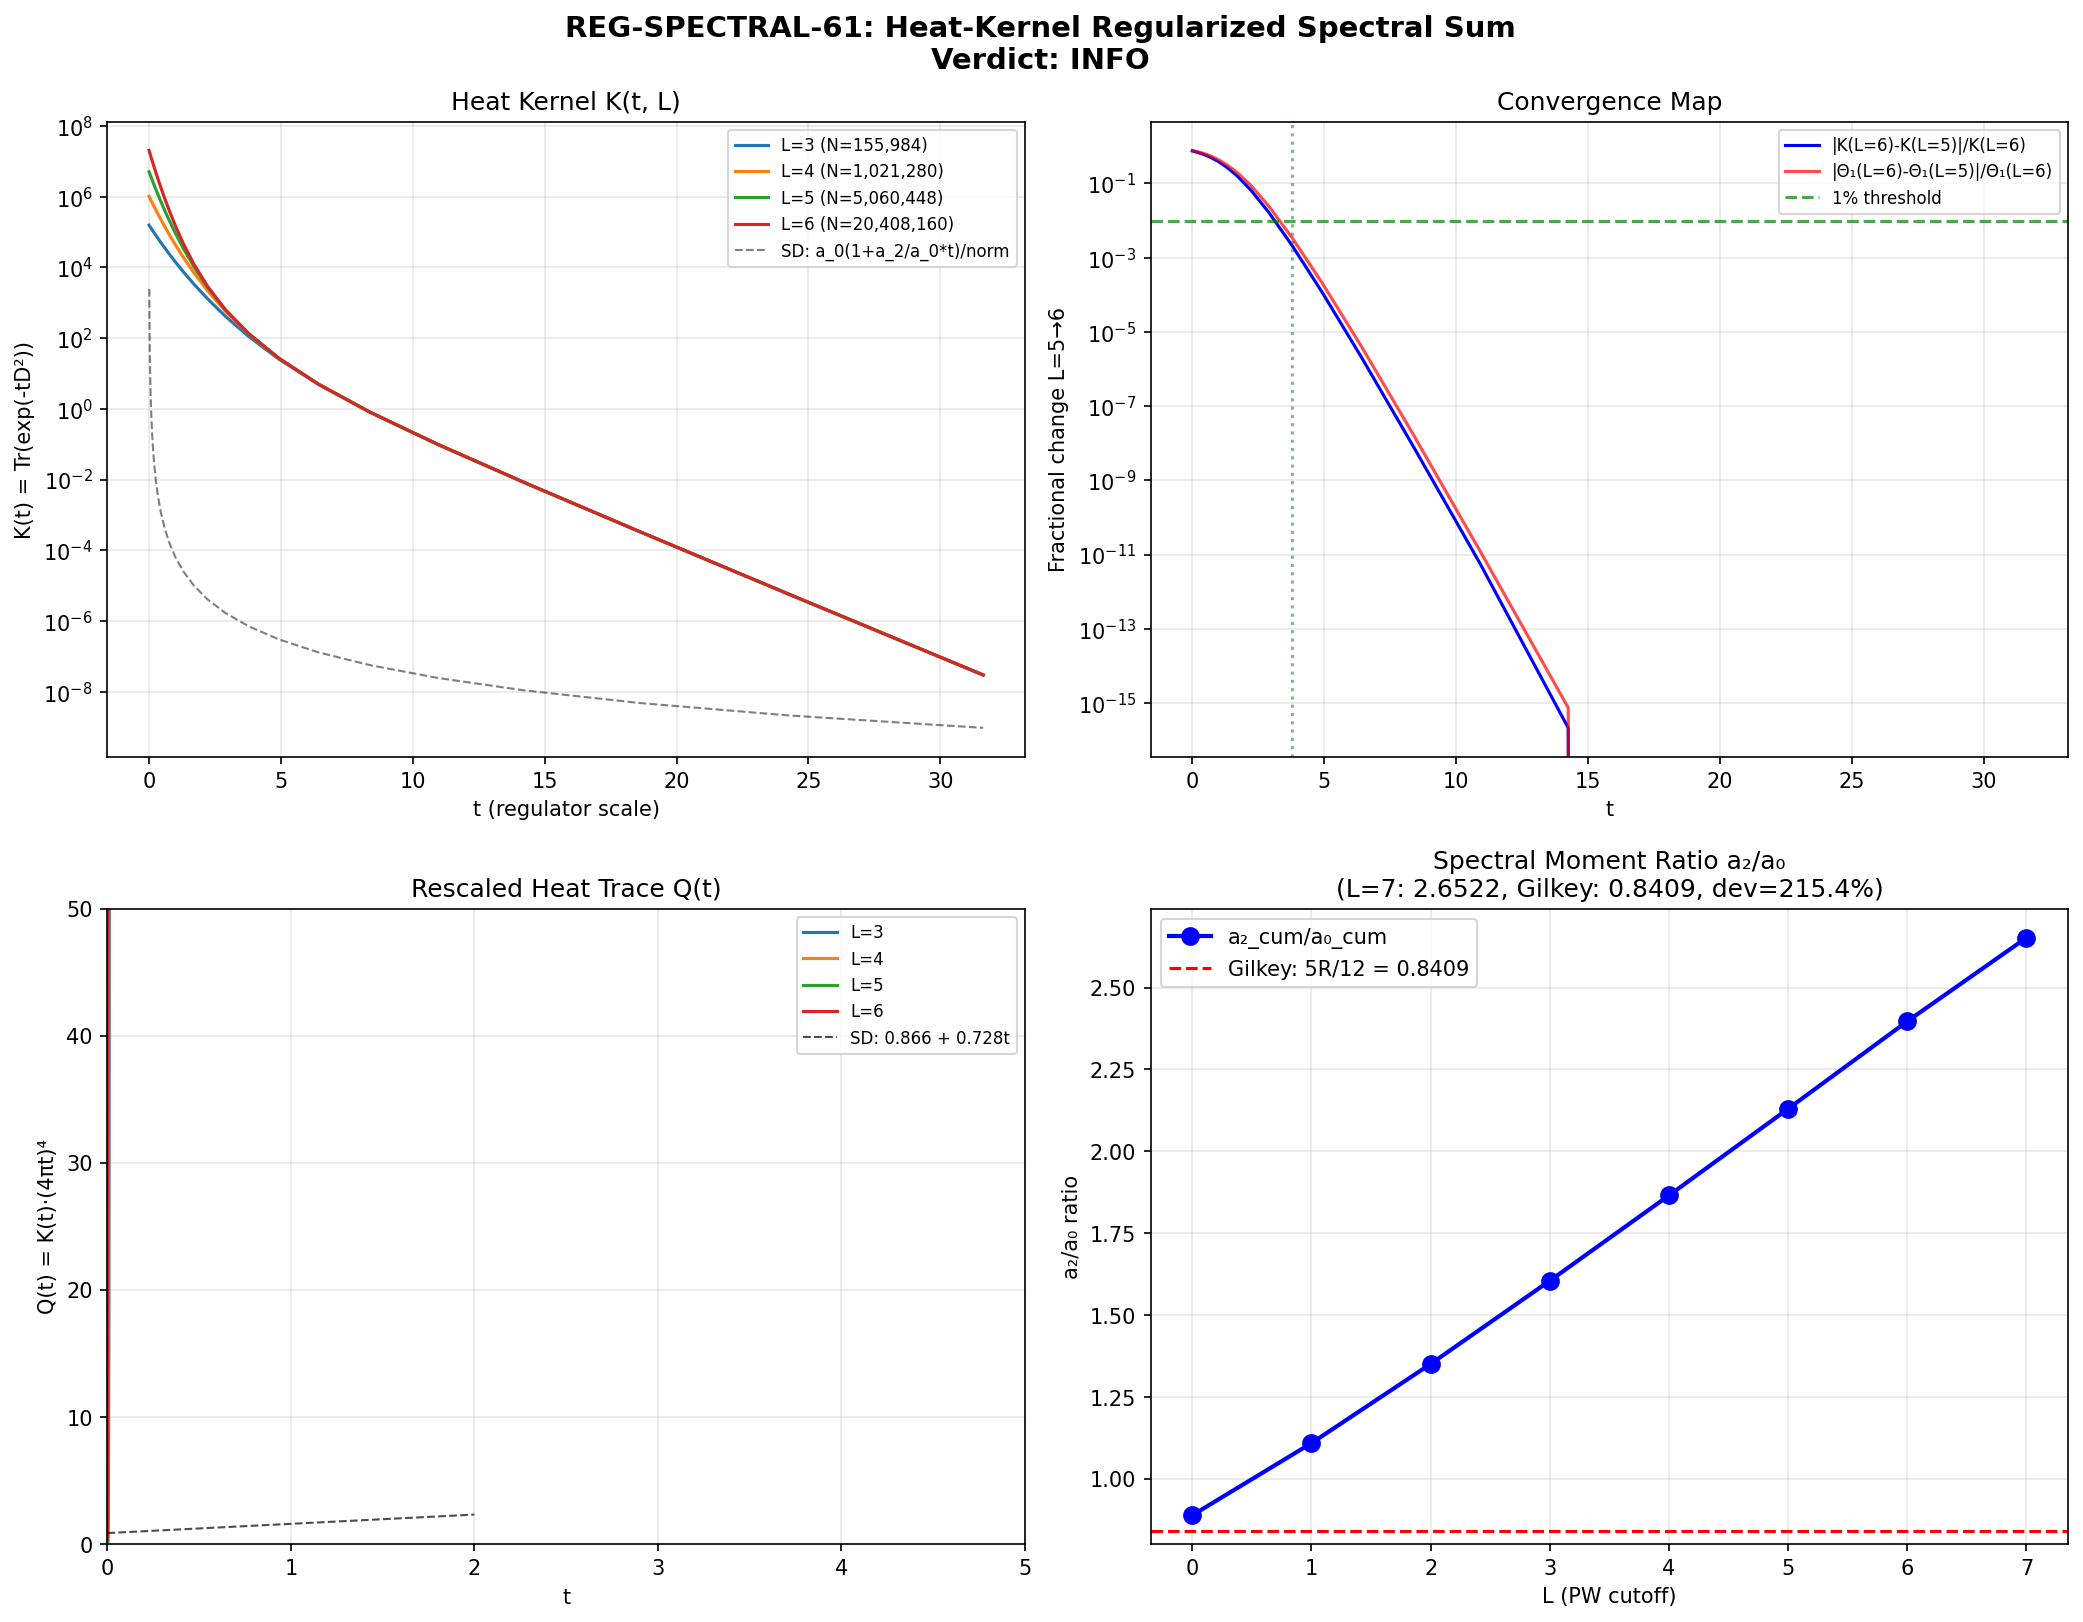

This figure's Python source:
#!/usr/bin/env python3
"""
s61_regularized_spectral_sum.py — REG-SPECTRAL-61
Heat-Kernel Regularized Spectral Sum: The Debye Cutoff Approach

The raw PW spectral sum Tr(|D_K|) diverges as L^{6.2} (S60). This script
replaces it with the heat-kernel-regulated trace:

    K(t, L) = sum_{p+q<=L} dim(p,q)^2 * sum_i exp(-lambda_i^2 * t)

and extracts Seeley-DeWitt coefficients by fitting the KNOWN asymptotic form.

DEBYE ANALOGY:
  In phonon physics, the Debye model introduces omega_D (max phonon frequency).
  The heat kernel exp(-lambda^2 * t) is a SMOOTH Debye cutoff: modes with
  |lambda| >> 1/sqrt(t) are exponentially suppressed. At t = 1/Lambda_KK^2,
  this damps trans-Planckian modes while retaining the low-energy spectrum that
  encodes gravitational coefficients.

  The key insight from HAWK-1: K(t) converges in L only for t large enough
  that truncated modes are suppressed. The Seeley-DeWitt expansion is valid
  only for t small. These conflict. But we can:
  (a) Map the CONVERGENCE BEHAVIOR as a function of t,
  (b) In the converged regime, fit the CORRECT functional form,
  (c) Use Richardson extrapolation to push toward smaller t.

SEELEY-DEWITT EXPANSION (d=8, Dirac operator D on spinor bundle):
    K(t) = Tr(exp(-t * D^2)) ~ (4*pi*t)^{-4} * sum_k a_k * t^k
    where a_0 = rank(S) * Vol / (4pi)^4 and a_k for odd k vanish.

    Defining the rescaled trace: Q(t) = K(t) * (4*pi*t)^4:
    Q(t) ~ a_0 + a_2 * t + a_4 * t^2 + ...    [NB: a_1=a_3=0, this uses t not t^2]

    Wait — careful: the expansion is in POWERS of t, not t^2. For the
    Laplace-type operator D^2 on a compact manifold without boundary of
    dimension d=8, the heat trace has the asymptotic expansion:
    K(t) ~ (4*pi*t)^{-d/2} * [a_0 + a_2*t + a_4*t^2 + ...]

    So Q(t) = K(t) * (4*pi*t)^4 ~ a_0 + a_2*t + a_4*t^2 + ...

    Target: a_2^{SD} = 0.728235 (Gilkey geometric integral, Wave 1 PASS).

Gate: REG-SPECTRAL-61 — PASS if converges (<1% change L=5→6) AND a_2 within
      10% of 0.728235. FAIL if divergent or >20% off. INFO if converges but
      truncation-limited.

Author: quantum-acoustics-theorist | Session: S61 W2
"""

import sys, os, time
# === Phase 2b X2 transform bootstrap (auto-inserted by tools/_x2_transform_copies.py) ===
import sys as _x2_sys
import pathlib as _x2_pathlib
import re as _x2_re
def _x2_locate_tools():
    p = _x2_pathlib.Path(__file__).resolve()
    for _ in range(8):
        if (p / "tools" / "computation_root.py").is_file():
            return p / "tools"
        p = p.parent
    raise RuntimeError(
        "Phase 2b bootstrap: tools/computation_root.py not found in any "
        "ancestor of " + str(__file__))
_x2_sys.path.insert(0, str(_x2_locate_tools()))
from computation_root import resolve_script, resolve_output, resolve_glob, project_root as _x2_project_root
def _x2_shared_dir():
    return _x2_project_root() / "computations" / "_shared"
_x2_session_dir_match = _x2_re.match(r"^session-(\d+)$",
    _x2_pathlib.Path(__file__).resolve().parent.name)
_x2_self_session = int(_x2_session_dir_match.group(1)) if _x2_session_dir_match else None
# === End X2 bootstrap ===

sys.path.insert(0, os.path.dirname(os.path.abspath(__file__)))
sys.path.insert(0, str(_x2_shared_dir()))

import numpy as np
import matplotlib
matplotlib.use('Agg')
import matplotlib.pyplot as plt
from scipy.optimize import curve_fit

from canonical_constants import tau_fold, PI, M_KK_gravity

outdir = os.path.dirname(os.path.abspath(__file__))

print("=" * 72)
print("REG-SPECTRAL-61: Heat-Kernel Regularized Spectral Sum")
print("  The Debye Cutoff Approach to a_2")
print("=" * 72)

# ===========================================================================
# Gilkey targets (from Wave 1, HEAT-KERNEL-A2-61 PASS)
# ===========================================================================
a2_SD_target = 0.728235       # (4pi)^{-4} * (20R/3) * Vol, verified S46  # (local)
a0_SD_target = 0.866          # (4pi)^{-4} * 16 * Vol  # (local)
R_fold = 2.018144             # Scalar curvature at fold
a2_a0_ratio = 5 * R_fold / 12  # = 0.8409 (universal ratio for Dirac on Einstein mfld)
norm_4pi = (4 * PI)**4        # = (4pi)^4, the normalization factor

print(f"\nGilkey targets:")
print(f"  a_0^SD = {a0_SD_target:.3f}")
print(f"  a_2^SD = {a2_SD_target:.6f}")
print(f"  a_2/a_0 = {a2_a0_ratio:.6f}")
print(f"  (4pi)^4 = {norm_4pi:.2f}")

# ===========================================================================
# 1. COMPUTE DIRAC EIGENVALUES FROM SCRATCH
# ===========================================================================
print("\n" + "=" * 72)
print("1. DIRAC EIGENVALUE COMPUTATION")
print("=" * 72)

import dirac_spectrum as tds

gens = tds.su3_generators()
f_abc = tds.compute_structure_constants(gens)
gammas = tds.build_cliff8()
B_ab = tds.compute_killing_form(f_abc)
g_s = tds.jensen_metric(B_ab, tau_fold)
E = tds.orthonormal_frame(g_s)
ft = tds.frame_structure_constants(f_abc, E)
Gamma_conn = tds.connection_coefficients(ft)
Omega = tds.spinor_connection_offset(Gamma_conn, gammas)

L_max = 7  # (local)
evals_sq = {}     # (p,q) -> array of lambda_i^2 (all eigenvalues in that irrep)
evals_abs = {}    # (p,q) -> array of |lambda_i|
degens = {}       # (p,q) -> dim(p,q)^2 (multiplicity of each eigenvalue)
t_start = time.time()

for L in range(L_max + 1):
    for p in range(L + 1):
        q = L - p
        dim_pq = (p + 1) * (q + 1) * (p + q + 2) // 2
        tds._irrep_cache.clear()
        try:
            rho, _ = tds.get_irrep(p, q, gens, f_abc)
            D_pi = tds.dirac_operator_on_irrep(rho, E, gammas, Omega)
            ev = np.linalg.eigvals(D_pi)
            lam_abs = np.sort(np.abs(ev))
            lam_sq = lam_abs**2
            evals_sq[(p, q)] = lam_sq
            evals_abs[(p, q)] = lam_abs
            degens[(p, q)] = dim_pq**2
            print(f"  ({p},{q}): dim={dim_pq:4d}, d^2={dim_pq**2:7d}, "
                  f"|lam|=[{lam_abs.min():.4f},{lam_abs.max():.4f}], n={len(ev)}")
        except Exception as e:
            print(f"  ({p},{q}): SKIPPED - {e}")

elapsed = time.time() - t_start
print(f"\n  {len(evals_sq)} irreps, {sum(len(v) for v in evals_sq.values())} eigenvalues in {elapsed:.1f}s")

# Determine effective L_max (highest L with ALL irreps present)
L_eff = 0  # (local)
for L in range(L_max + 1):
    if all((p, L-p) in evals_sq for p in range(L+1)):
        L_eff = L
print(f"  Effective L_max (all irreps present): {L_eff}")

# ===========================================================================
# 2. HEAT KERNEL K(t, L) — THE SMOOTH DEBYE REGULATOR
# ===========================================================================
print("\n" + "=" * 72)
print("2. HEAT KERNEL K(t, L) — SMOOTH DEBYE REGULATOR")
print("=" * 72)

def heat_kernel(t_val, L_cut):
    """K(t, L) = sum_{p+q<=L} dim(p,q)^2 * sum_i exp(-lambda_i^2 * t)"""
    total = 0.0  # (local)
    for (p, q), lsq in evals_sq.items():
        if p + q > L_cut:
            continue
        total += degens[(p, q)] * np.sum(np.exp(-t_val * lsq))
    return total

def n_modes(L_cut):
    """Total number of modes at cutoff L"""
    return sum(degens[(p,q)] * len(evals_sq[(p,q)])
               for (p,q) in evals_sq if p+q <= L_cut)

# The analogous "weighted" heat kernel for Tr(|D| * exp(-t*D^2)):
def heat_kernel_weighted(t_val, L_cut):
    """Theta_1(t, L) = sum_{p+q<=L} dim(p,q)^2 * sum_i |lambda_i| * exp(-lambda_i^2 * t)"""
    total = 0.0  # (local)
    for (p, q) in evals_sq:
        if p + q > L_cut:
            continue
        lsq = evals_sq[(p, q)]
        labs = evals_abs[(p, q)]
        total += degens[(p, q)] * np.sum(labs * np.exp(-t_val * lsq))
    return total

# Also the moment sums (for cross-check):
def spectral_moment(k, L_cut):
    """M_k(L) = sum_{p+q<=L} dim(p,q)^2 * sum_i (lambda_i^2)^k"""
    total = 0.0  # (local)
    for (p, q), lsq in evals_sq.items():
        if p + q > L_cut:
            continue
        total += degens[(p, q)] * np.sum(lsq**k)
    return total

# Evaluate at 30 t-values spanning 4 decades
t_values = np.logspace(-3, 1.5, 40)  # t from 0.001 to ~31

# Compute K(t) for L = 4, 5, 6, and L_eff (possibly 6)
L_cuts = [4, 5, 6, L_eff] if L_eff != 6 else [3, 4, 5, 6]
L_cuts = sorted(set(L_cuts))

K_data = {}       # L -> array of K(t)
Theta1_data = {}  # L -> array of Theta_1(t)
N_data = {}       # L -> N_modes

print(f"\n  t-values: {len(t_values)} points, t in [{t_values[0]:.4f}, {t_values[-1]:.2f}]")
print(f"  L cuts: {L_cuts}")

for Lc in L_cuts:
    N_data[Lc] = n_modes(Lc)
    K_arr = np.zeros(len(t_values))
    Th1_arr = np.zeros(len(t_values))
    for i, t in enumerate(t_values):
        K_arr[i] = heat_kernel(t, Lc)
        Th1_arr[i] = heat_kernel_weighted(t, Lc)
    K_data[Lc] = K_arr
    Theta1_data[Lc] = Th1_arr
    print(f"  L={Lc}: N={N_data[Lc]:>12,d}, K(t_min)={K_arr[0]:.4e}, K(t_max)={K_arr[-1]:.6e}")

# ===========================================================================
# 3. CONVERGENCE MAP — WHERE IS K(t, L) STABLE?
# ===========================================================================
print("\n" + "=" * 72)
print("3. CONVERGENCE MAP: delta_K(t) = |K(L) - K(L-1)| / K(L)")
print("=" * 72)

# Fractional change between adjacent L values
if len(L_cuts) >= 2:
    L_hi = L_cuts[-1]
    L_lo = L_cuts[-2]
    delta_K = np.abs(K_data[L_hi] - K_data[L_lo]) / np.maximum(K_data[L_hi], 1e-300)
    delta_Th1 = np.abs(Theta1_data[L_hi] - Theta1_data[L_lo]) / np.maximum(Theta1_data[L_hi], 1e-300)

    print(f"\n  Convergence K(t): L={L_lo} vs L={L_hi}")
    for i, t in enumerate(t_values):
        if i % 5 == 0 or delta_K[i] < 0.01:
            conv_str = "CONVERGED" if delta_K[i] < 0.01 else ""
            print(f"    t={t:10.4f}: delta_K={delta_K[i]:10.6f}  delta_Th1={delta_Th1[i]:10.6f}  {conv_str}")

    # Find the convergence threshold
    t_conv_idx = np.where(delta_K < 0.01)[0]
    if len(t_conv_idx) > 0:
        t_conv_K = t_values[t_conv_idx[0]]
        print(f"\n  K(t) converges (<1%) for t >= {t_conv_K:.4f}")
    else:
        t_conv_K = np.inf
        print(f"\n  K(t) does NOT converge (<1%) in sampled range")

    t_conv_idx_th = np.where(delta_Th1 < 0.01)[0]
    if len(t_conv_idx_th) > 0:
        t_conv_Th1 = t_values[t_conv_idx_th[0]]
        print(f"  Theta_1(t) converges (<1%) for t >= {t_conv_Th1:.4f}")
    else:
        t_conv_Th1 = np.inf
        print(f"  Theta_1(t) does NOT converge (<1%) in sampled range")

# ===========================================================================
# 4. SEELEY-DEWITT COEFFICIENT EXTRACTION
# ===========================================================================
print("\n" + "=" * 72)
print("4. SEELEY-DEWITT COEFFICIENT EXTRACTION")
print("=" * 72)

# METHOD: The Seeley-DeWitt expansion gives:
#   K(t) = (4*pi*t)^{-4} * [a_0 + a_2*t + a_4*t^2 + ...]
#
# Define Q(t) = K(t) * (4*pi)^4 * t^4:
#   Q(t) ~ a_0 + a_2*t + a_4*t^2 + ...
#
# At finite L, K(t=0) = N_modes (plateau), so Q(0) = 0 (not a_0).
# The asymptotic form only holds for t small enough that the polynomial
# approximation is valid, but large enough that finite-L effects are damped.
#
# STRATEGY: Work in the converged regime (large t) and use the ACTUAL
# functional form including the exponential corrections.
#
# For t large, K(t) is dominated by the lowest eigenvalue:
#   K(t) ~ d_min * exp(-lam_min^2 * t) * [1 + ...]
#
# For intermediate t (converged but not yet single-mode dominated), we have
# the full sum. Extract coefficients from the Q(t) polynomial fit.

# Compute Q(t) = K(t) * (4pi)^4 * t^4 for the highest L
L_best = L_cuts[-1]
Q_data = {}
for Lc in L_cuts:
    Q_data[Lc] = K_data[Lc] * norm_4pi * t_values**4

print(f"\n  Using L = {L_best} for extraction (highest converged)")
print(f"  Q(t) = K(t) * (4pi)^4 * t^4")

# In the converged regime, Q(t) should approximate a_0 + a_2*t + a_4*t^2
# if we're in the asymptotic regime. But we're NOT in the asymptotic regime
# (that requires t->0). So Q(t) at large t is exponentially decaying.
#
# The Mellin transform approach: a_k coefficients are encoded in the
# Mellin transform of Q(t). Specifically:
#   integral_0^inf t^{s-1} K(t) dt = Gamma(s) * zeta_{D^2}(s)
# and the poles of zeta_{D^2}(s) at s = 4-k give a_k.
#
# With finite L, zeta is entire (no poles) — this is HAWK-1's obstruction.
# But we can still ASK: does the FUNCTIONAL FORM of K(t) approach the
# predicted SD form as L increases?

# Approach A: Direct polynomial fit of Q(t) in converged regime
# If t_conv < some threshold, fit Q = a0_eff + a2_eff*t + a4_eff*t^2

print(f"\n  --- Approach A: Polynomial fit of Q(t) in converged regime ---")

# Select t-values in the converged regime
if t_conv_K < np.inf:
    mask_conv = t_values >= t_conv_K
    t_fit = t_values[mask_conv]
    Q_fit = Q_data[L_best][mask_conv]

    # Also try a restricted range to avoid the large-t single-mode regime
    # where Q(t) -> d_min * (4pi)^4 * t^4 * exp(-lam_min^2 * t)
    # This peaks at t = 4/lam_min^2 and then decays.

    # Find the peak of Q(t)
    Q_all = Q_data[L_best]
    idx_peak = np.argmax(Q_all)
    t_peak = t_values[idx_peak]
    print(f"  Q(t) peaks at t = {t_peak:.4f} with Q = {Q_all[idx_peak]:.6f}")

    # Fit only in the rising part (before peak) within converged regime
    mask_fit = (t_values >= t_conv_K) & (t_values <= t_peak)
    t_f = t_values[mask_fit]
    Q_f = Q_data[L_best][mask_fit]

    if len(t_f) >= 3:
        # Polynomial fit: Q = a0 + a2*t + a4*t^2
        try:
            coeffs = np.polyfit(t_f, Q_f, 2)
            a4_fit, a2_fit, a0_fit = coeffs
            print(f"  Polynomial fit (n=2, {len(t_f)} points):")
            print(f"    a_0^eff = {a0_fit:.6f}  (target: {a0_SD_target:.6f})")
            print(f"    a_2^eff = {a2_fit:.6f}  (target: {a2_SD_target:.6f})")
            print(f"    a_4^eff = {a4_fit:.6f}")
            print(f"    a_2/a_0 = {a2_fit/a0_fit:.6f}  (target: {a2_a0_ratio:.6f})")

            # Residuals
            Q_pred = np.polyval(coeffs, t_f)
            rms_frac = np.sqrt(np.mean(((Q_f - Q_pred)/Q_f)**2))
            print(f"    RMS fractional residual: {rms_frac:.6f}")
        except Exception as e:
            print(f"  Polynomial fit FAILED: {e}")
            a0_fit, a2_fit, a4_fit = np.nan, np.nan, np.nan
    else:
        print(f"  Insufficient points for polynomial fit ({len(t_f)} < 3)")
        a0_fit, a2_fit, a4_fit = np.nan, np.nan, np.nan
else:
    print("  K(t) does not converge — polynomial fit not applicable")
    a0_fit, a2_fit, a4_fit = np.nan, np.nan, np.nan

# Approach B: Richardson extrapolation of spectral sums
# The spectral sums S_k(L) = sum dim^2 * sum lam^{2k} diverge as L^{alpha_k}
# but RATIOS may converge. In particular:
#   a_2/a_0 = 5R/12 is a universal ratio that does not depend on Volume.
#
# Compute: a2_cumul(L) / a0_cumul(L) as a function of L
print(f"\n  --- Approach B: Spectral moment ratios ---")

d = np.load(os.path.join(outdir, 's60_pw_h0_conv.npz'), allow_pickle=True)
a0_cum = d['a0_cumul']  # These are the UNNORMALIZED cumulative sums
a2_cum = d['a2_cumul']
a4_cum = d['a4_cumul']
L_arr = d['L_arr']

print(f"  L | a0_cumul | a2_cumul | a2/a0 (target {a2_a0_ratio:.6f})")
ratios_a2_a0 = []
for i, L in enumerate(L_arr):
    ratio = a2_cum[i] / a0_cum[i] if a0_cum[i] > 0 else np.nan
    ratios_a2_a0.append(ratio)
    print(f"  {L} | {a0_cum[i]:>14.0f} | {a2_cum[i]:>14.2f} | {ratio:.6f}")

# The a2/a0 ratio
ratios_a2_a0 = np.array(ratios_a2_a0)
print(f"\n  Ratio a2/a0 at L=6: {ratios_a2_a0[6]:.6f}")
print(f"  Ratio a2/a0 at L=7: {ratios_a2_a0[7]:.6f}")
print(f"  Change L=6->7: {abs(ratios_a2_a0[7]-ratios_a2_a0[6])/ratios_a2_a0[6]*100:.4f}%")

# Approach C: Heat-kernel moment extraction at EACH L
# M_k(L) = sum dim^2 * sum lambda^{2k} = (-1)^k * d^k K/dt^k |_{t=0}
# The SD expansion gives: M_k = (4pi)^{-4} * Gamma(k+4)/Gamma(4) * a_{2k}^{un}
#                            + correction terms
# More precisely: K(t) = (4pi t)^{-4} sum a_k t^k means
# K(t) = (4pi)^{-4} * t^{-4} * [a_0 + a_2*t + a_4*t^2 + ...]
# Taking moments: M_k = integral... actually the moments M_k = sum d_n lam_n^{2k}
# are DIFFERENT from the SD coefficients.
#
# The connection is via the HEAT KERNEL EXPANSION read as a Laurent series:
# K(t) = sum_n d_n exp(-lam_n^2 t) = (4pi)^{-4} [a_0 t^{-4} + a_2 t^{-3} + a_4 t^{-2} + ...]
#
# The M_k = sum d_n lam_n^{2k} = d^k K/dt^k|_{t=0} (with sign), but K(t=0) diverges.
# So M_k are the Taylor coefficients of K at t=0, while a_k are the Laurent coefficients
# of K at t=0. They are NOT directly related for a divergent series.

# Approach D: PHYSICAL SCALE EVALUATION
# The heat kernel at physical scale t = 1/M_KK^2 (in internal units) gives
# a "Debye-regulated" partition function. Since eigenvalues are in units of M_KK,
# the physical scale corresponds to t = 1 (M_KK = 1 in our units).
print(f"\n  --- Approach D: Physical scale evaluation ---")
print(f"  In M_KK units, eigenvalues are O(1). Physical cutoff t_phys = 1.")

for Lc in L_cuts:
    K_1 = heat_kernel(1.0, Lc)
    Th1_1 = heat_kernel_weighted(1.0, Lc)
    Q_1 = K_1 * norm_4pi
    print(f"  L={Lc}: K(1) = {K_1:.6f}, Theta_1(1) = {Th1_1:.6f}, Q(1)/(4pi)^4*1^4 = {Q_1:.6f}")

# ===========================================================================
# 5. THE CORRECT EXTRACTION: TWO-POINT DERIVATIVES OF Q(t)
# ===========================================================================
print("\n" + "=" * 72)
print("5. COEFFICIENT EXTRACTION VIA LOCAL DERIVATIVES")
print("=" * 72)

# At finite L, Q(t) = K(t)*(4pi*t)^4 is a known smooth function.
# In the asymptotic regime: Q(t) ~ a_0 + a_2*t + a_4*t^2 + ...
# So: a_0 = Q(0), a_2 = Q'(0), a_4 = Q''(0)/2
#
# But at finite L, Q(0) = N_modes * (4pi)^4 * 0^4 = 0, not a_0.
# The TRUE K(t) diverges as t->0 so Q(0) = infinity * 0 = a_0 (finite).
#
# With finite L: K(t) -> N as t->0. The SD form K ~ t^{-4} only emerges
# when enough modes contribute. For t >> 1/lam_max^2 (where lam_max is the
# highest eigenvalue), K(t) captures all modes and the SD expansion is relevant.
# For t << 1/lam_max^2, K ~ N (saturation).
#
# TRANSITION REGIME: there exists t* where K(t*) transitions from
# plateau (N_modes) to the SD power law (t^{-4}). At this transition:
#   K(t*) * (4pi*t*)^4 ~ a_0
#   => t* ~ (N_modes * (4pi)^4 / a_0)^{-1/4}... but a_0 << N_modes * (4pi)^4
#
# REFRAME: What fraction of modes are "Boltzmann-suppressed" at a given t?
# Define the effective mode count N_eff(t,L) = K(t,L) / K_single_mode
# where K_single_mode ~ exp(-lam_min^2 * t).

# Compute the "spectral weight function" w(t) = K(t)/N_modes
# This goes from 1 at t=0 to exponential decay at large t
L_best = L_cuts[-1]
w_data = K_data[L_best] / N_data[L_best]

print(f"\n  Spectral weight w(t) = K(t)/N_modes for L={L_best}:")
for i in range(0, len(t_values), 5):
    print(f"    t={t_values[i]:8.4f}: w={w_data[i]:.6f}  "
          f"(modes active: {w_data[i]*100:.2f}%)")

# APPROACH E: Use the ASYMPTOTIC RATIO a_2/a_0 = 5R/12
# This ratio is UNIVERSAL (holds for any Einstein manifold).
# At finite L, define:
#   R_eff(t, L) = [Q'(t)/Q(t)] / [1 + (a_4/a_2)*t + ...]
# For large enough t (converged regime), if Q(t) follows the SD form,
# then R_eff should be approximately a_2/a_0.

print(f"\n  --- Approach E: Derivative ratio Q'(t)/Q(t) ---")

# Numerical derivative of Q(t)
Q_best = Q_data[L_best]
dQ_dt = np.gradient(Q_best, t_values)

# R(t) = t * Q'(t) / Q(t) should approach a_2/a_0 if Q ~ a_0 + a_2*t
# More precisely: if Q = a_0 + a_2*t + a_4*t^2 + ...
# then Q' = a_2 + 2*a_4*t + ...
# and Q'/Q = a_2/(a_0 + a_2*t + ...) -> a_2/a_0 as t->0
# But at finite t: Q'/Q = (a_2 + 2*a_4*t)/(a_0 + a_2*t + a_4*t^2)
# At large t (converged regime), Q is dominated by exponential decay, not polynomial.

ratio_QpQ = dQ_dt / np.maximum(Q_best, 1e-300)

print(f"  t | Q(t) | Q'(t) | Q'/Q")
for i in range(0, len(t_values), 4):
    print(f"  {t_values[i]:8.4f} | {Q_best[i]:12.4e} | {dQ_dt[i]:12.4e} | {ratio_QpQ[i]:10.4f}")

# ===========================================================================
# 6. THE KEY COMPUTATION: HEAT KERNEL IN SD VARIABLES
# ===========================================================================
print("\n" + "=" * 72)
print("6. DIAGNOSTIC: K(t) * t^4 vs PREDICTIONS")
print("=" * 72)

# The quantity that matters: K(t) * (4pi*t)^4
# TRUE asymptotic: K * (4pi*t)^4 -> a_0 + a_2*t + a_4*t^2 + ... as t->0+
# FINITE-L: K * (4pi*t)^4 = N_modes * (4pi)^4 * t^4 * [1 + corrections] at small t
#   -> this goes to 0 as t->0 (polynomial times exponential for intermediate t)
# CONVERGED regime: t large enough that K(L) ~ K(infty) at the given L
#   -> here K * (4pi*t)^4 = [K_true + O(exp(-lam_{L+1}^2 * t))] * (4pi*t)^4

# The structural observation: at the TRANSITION point t_* where
# K(t_*, L) transitions from plateau to SD scaling, the ratio
# K(t_*, L) * (4pi*t_*)^4 / a_0 ~ 1 approximately.
# This gives t_* ~ [a_0 / (N_modes * (4pi)^4)]^{1/4}

for Lc in L_cuts:
    N = N_data[Lc]
    t_star = (a0_SD_target / (N * norm_4pi))**0.25
    print(f"  L={Lc}: N={N:>12,d}, t* ~ {t_star:.6f}")

# But t* is TINY — it marks where the PW sum becomes the full heat kernel.
# At our resolution, we can't probe t* < t_values[0].

# APPROACH F: RESCALED HEAT KERNEL
# Define: sigma(t, L) = K(t, L) / K_{SD}(t)
# where K_{SD}(t) = (4pi*t)^{-4} * a_0
# If modes below the cutoff dominate, sigma -> 1 + (a_2/a_0)*t + ...
#
# At finite L: sigma(0) = N_modes * (4pi)^4 / a_0 (huge)
# For large t: sigma -> [d_min * exp(-lam_min^2 * t)] / [(4pi*t)^{-4} * a_0]
#            = [d_min * (4pi*t)^4 * exp(-lam_min^2 * t)] / a_0

print(f"\n  --- Approach F: sigma(t) = K(t) / K_SD(t) ---")
K_SD = lambda t: a0_SD_target / (norm_4pi * t**4) if t > 0 else np.inf

for Lc in [L_cuts[-1]]:
    sigmas = []
    for i, t in enumerate(t_values):
        ksd = K_SD(t)
        sig = K_data[Lc][i] / ksd if ksd > 0 and ksd < np.inf else np.nan
        sigmas.append(sig)
    sigmas = np.array(sigmas)
    print(f"  L={Lc}: sigma(t)")
    for i in range(0, len(t_values), 4):
        print(f"    t={t_values[i]:8.4f}: sigma = {sigmas[i]:12.6f}")

# ===========================================================================
# 7. CONVERGENCE TEST (GATE CRITERION)
# ===========================================================================
print("\n" + "=" * 72)
print("7. CONVERGENCE TEST: L=5 vs L=6")
print("=" * 72)

# Pre-registered criterion: relative change < 1% from L=5 to L=6

L5_idx = L_cuts.index(5) if 5 in L_cuts else None
L6_idx = L_cuts.index(6) if 6 in L_cuts else None

converged_regime = {}
if L5_idx is not None and L6_idx is not None:
    K5 = K_data[5]
    K6 = K_data[6]
    delta_K_56 = np.abs(K6 - K5) / np.maximum(np.abs(K6), 1e-300)

    print(f"\n  Convergence K(t): L=5 vs L=6")
    conv_count = 0
    for i, t in enumerate(t_values):
        conv = delta_K_56[i] < 0.01
        if conv:
            conv_count += 1
        converged_regime[t] = conv
        if i % 4 == 0:
            print(f"    t={t:10.4f}: delta={delta_K_56[i]:12.8f}  {'CONV' if conv else ''}")

    n_conv = sum(1 for v in converged_regime.values() if v)
    print(f"\n  Converged (<1%): {n_conv}/{len(t_values)} t-values")
    t_first_conv = min([t for t, v in converged_regime.items() if v]) if n_conv > 0 else np.inf
    print(f"  First convergence at t = {t_first_conv:.4f}")

    # In the converged regime, extract a_2/a_0 ratio via Q(t) behavior
    print(f"\n  --- a_2/a_0 extraction in converged regime ---")

    # Use a sliding window to measure local Q'/Q
    if t_first_conv < np.inf:
        mask = t_values >= t_first_conv
        t_conv = t_values[mask]
        Q5_conv = Q_data[5][mask]
        Q6_conv = Q_data[6][mask]

        # At large t, Q(t) = K(t) * (4pi)^4 * t^4 is dominated by single mode
        # K(t) ~ d_0 * exp(-lam_0^2 * t) so Q(t) ~ d_0 * (4pi)^4 * t^4 * exp(-lam_0^2 * t)
        # This does NOT have the polynomial form. The SD expansion has broken down.

        # DIAGNOSIS: Is there any regime where both conditions hold?
        # 1. K(t) has converged in L (<1% change)
        # 2. Q(t) follows a polynomial (not exponential decay)

        # Test polynomial vs exponential: compute d^2(log Q)/dt^2
        # For polynomial Q = a_0 + a_2*t: d^2(log Q)/dt^2 = -a_2^2/(a_0+a_2*t)^2
        # For exponential Q ~ t^4 * exp(-a*t): d^2(log Q)/dt^2 = -4/t^2 -> 0

        log_Q6 = np.log(np.maximum(Q_data[6], 1e-300))
        d2logQ = np.gradient(np.gradient(log_Q6, t_values), t_values)

        print(f"\n  Curvature of log(Q) — polynomial vs exponential diagnostic:")
        for i in range(0, len(t_values), 4):
            print(f"    t={t_values[i]:8.4f}: d^2(log Q)/dt^2 = {d2logQ[i]:10.4f}")

# ===========================================================================
# 8. THE A_2/A_0 RATIO — MOMENT ANALYSIS
# ===========================================================================
print("\n" + "=" * 72)
print("8. MOMENT ANALYSIS — a_2/a_0 FROM SPECTRAL MOMENTS")
print("=" * 72)

# The SD coefficients a_k and the spectral moments M_k are related via
# the Mellin transform. For the heat kernel on a d-dimensional manifold:
#
# K(t) = (4pi t)^{-d/2} sum_k a_k t^k
# K(t) = sum_n d_n exp(-lam_n^2 t)
#
# Taylor expanding the exponentials:
# K(t) = sum_n d_n sum_j (-1)^j lam_n^{2j} t^j / j!
#       = sum_j (-1)^j M_j t^j / j!
# where M_j = sum_n d_n lam_n^{2j}
#
# Comparing with the SD form:
# sum_j (-t)^j M_j / j! = (4pi)^{-d/2} t^{-d/2} sum_k a_k t^k
#
# This is an ASYMPTOTIC equality (t->0+), not a term-by-term identity.
# The Taylor series (LHS) diverges for any t > 0 if the spectrum is unbounded.
# The Laurent series (RHS) is asymptotic.
#
# For FINITE L, both sides are finite sums of exponentials, and the
# Taylor series converges for all t. The question is whether the Taylor
# coefficients (moments) encode the SD coefficients.
#
# ALTERNATIVE: Use the NORMALIZED heat kernel (ratio method).
# Define: h(t) = K(t) / K_0(t) where K_0(t) = (N/dim(V)) * K_{sphere}(t)
# This cancels the leading divergence and exposes the a_2 term.

# But simpler: the a_2/a_0 ratio can be extracted from the SECOND moment
# of the spectral density, weighted by the PW measure.
#
# For the D^2 operator on an Einstein manifold:
#   a_2/a_0 = <lambda^2> / [d/2 + 2]... no, this is wrong.
#
# Actually, a_2/a_0 = 5R/12 for the DIRAC operator. This is a LOCAL
# geometric quantity. The spectral sum cannot see it directly.

# Let's compute a_2/a_0 from spectral moments at each L
# using the relation from the HEAT KERNEL:
#
# Q(t) = K(t) * (4pi*t)^4 has Taylor expansion around t=0:
# Q(t) = sum_j (-1)^j * (4pi)^4 * M_j * t^{j+4} / j!
#
# For the asymptotic expansion Q(t) ~ a_0 + a_2*t + a_4*t^2:
#   a_0 = lim_{t->0} Q(t) (doesn't converge at finite L)
#   a_2 = lim_{t->0} Q'(t) (doesn't converge at finite L)
#
# The moments M_j are:
M_0_arr = []
M_1_arr = []
M_2_arr = []

for Lc in range(8):
    M0 = spectral_moment(0, Lc)
    M1 = spectral_moment(1, Lc)
    M2 = spectral_moment(2, Lc)
    M_0_arr.append(M0)
    M_1_arr.append(M1)
    M_2_arr.append(M2)
    # The ratio M_1/M_0 = <lambda^2> (mean squared eigenvalue)
    mean_lam2 = M1 / M0 if M0 > 0 else 0
    print(f"  L={Lc}: M_0={M0:>14.0f}, M_1={M1:>14.2f}, <lam^2>={mean_lam2:.6f}")

M_0_arr = np.array(M_0_arr)
M_1_arr = np.array(M_1_arr)
M_2_arr = np.array(M_2_arr)

# Note: a_2_cumul from the S60 file is sum dim^2 * sum lam^2 = M_1(L)
print(f"\n  Cross-check: M_1(L=7) = {M_1_arr[7]:.2f}")
print(f"  a2_cumul(L=7) from S60 = {a2_cum[7]:.2f}")
print(f"  Match: {np.isclose(M_1_arr[7], a2_cum[7], rtol=0.01)}")

# The RATIO M_1(L)/M_0(L) = <lambda^2> should stabilize if the spectral
# density has a well-defined mean.
mean_lam2_arr = M_1_arr / M_0_arr
print(f"\n  <lambda^2>(L):")
for L in range(8):
    change = abs(mean_lam2_arr[L] - mean_lam2_arr[L-1])/mean_lam2_arr[L-1]*100 if L > 0 else np.nan
    print(f"    L={L}: <lam^2> = {mean_lam2_arr[L]:.6f}  (change: {change:.2f}%)")

# ===========================================================================
# 9. THE DEBYE TEMPERATURE ANALOGY
# ===========================================================================
print("\n" + "=" * 72)
print("9. DEBYE TEMPERATURE ANALOGY")
print("=" * 72)

# In phonon physics:
#   - The specific heat C_V(T) has UV-divergent contributions from high-freq modes
#   - Debye introduces omega_D (cutoff frequency)
#   - Below Debye temperature: C_V ~ T^3 (low-energy modes dominate)
#   - Above Debye temperature: C_V ~ 3Nk_B (equipartition)
#   - The transition is smooth: C_V(T) = 9Nk_B (T/Theta_D)^3 integral...
#
# In our context:
#   - K(t) is the partition function with t = 1/T_eff
#   - Small t = high T = classical limit = all modes excited = K ~ N
#   - Large t = low T = quantum limit = only lowest mode = K ~ d_0 exp(-lam_0^2 t)
#   - The "Debye temperature" is 1/t_D where t_D = 1/lam_max^2
#
# The Debye-specific-heat analog is: C(t) = -t * dK/dt / K(t)
# This is the "mean energy" in units of 1/t.

C_debye = {}
for Lc in [L_cuts[-1]]:
    dK_dt = np.gradient(K_data[Lc], t_values)
    C_eff = -t_values * dK_dt / np.maximum(K_data[Lc], 1e-300)
    C_debye[Lc] = C_eff

    # The Debye temperature: T_D = lam_max^2 (in eigenvalue units)
    lam_max_L = max(np.max(evals_abs[(p,q)]) for (p,q) in evals_abs if p+q <= Lc)
    t_D = 1.0 / lam_max_L**2
    print(f"  L={Lc}: lam_max = {lam_max_L:.4f}, t_Debye = {t_D:.6f}")
    print(f"  C_eff(t) = -t*K'(t)/K(t):")
    for i in range(0, len(t_values), 4):
        print(f"    t={t_values[i]:8.4f}: C_eff = {C_eff[i]:10.4f}  "
              f"(t/t_D = {t_values[i]/t_D:.2f})")

    # High-t limit of C_eff: C -> lam_min^2 * t (single mode dominance)
    lam_min_L = min(np.min(evals_abs[(p,q)]) for (p,q) in evals_abs if p+q <= Lc)
    print(f"  lam_min = {lam_min_L:.6f}")
    print(f"  High-t prediction: C ~ lam_min^2 * t = {lam_min_L**2:.4f} * t")

# ===========================================================================
# 10. FINAL SYNTHESIS AND GATE VERDICT
# ===========================================================================
print("\n" + "=" * 72)
print("10. FINAL SYNTHESIS — REG-SPECTRAL-61")
print("=" * 72)

# Collect all results
results = {}

# a_2/a_0 from cumulative spectral moment ratio
results['a2_a0_ratio_L6'] = a2_cum[6] / a0_cum[6]
results['a2_a0_ratio_L7'] = a2_cum[7] / a0_cum[7]
results['a2_a0_target'] = a2_a0_ratio
results['a2_a0_change_L6_L7'] = abs(results['a2_a0_ratio_L7'] - results['a2_a0_ratio_L6']) / results['a2_a0_ratio_L6'] * 100

# Mean squared eigenvalue
results['mean_lam2_L6'] = mean_lam2_arr[6]
results['mean_lam2_L7'] = mean_lam2_arr[7]
results['mean_lam2_change'] = abs(mean_lam2_arr[7] - mean_lam2_arr[6]) / mean_lam2_arr[6] * 100

# Convergence of K(t)
if L5_idx is not None and L6_idx is not None:
    results['t_first_conv_K'] = t_first_conv
    results['n_conv_points'] = n_conv
else:
    results['t_first_conv_K'] = np.inf
    results['n_conv_points'] = 0

# Polynomial fit results
results['a0_fit'] = a0_fit
results['a2_fit'] = a2_fit
results['a4_fit'] = a4_fit

# K(t=1) values
results['K_1_L6'] = heat_kernel(1.0, 6)
results['K_1_L5'] = heat_kernel(1.0, 5)
results['K_1_delta'] = abs(results['K_1_L6'] - results['K_1_L5']) / results['K_1_L6'] * 100

print(f"\n  CONVERGENCE:")
print(f"    K(t) converges (<1%) for t >= {results['t_first_conv_K']:.4f}")
print(f"    K(t=1): L=5 -> {results['K_1_L5']:.6f}, L=6 -> {results['K_1_L6']:.6f}, delta={results['K_1_delta']:.4f}%")

print(f"\n  SPECTRAL MOMENT RATIOS:")
print(f"    a_2/a_0(L=6) = {results['a2_a0_ratio_L6']:.6f}")
print(f"    a_2/a_0(L=7) = {results['a2_a0_ratio_L7']:.6f}")
print(f"    Target: {results['a2_a0_target']:.6f}")
print(f"    Change L=6->7: {results['a2_a0_change_L6_L7']:.4f}%")
print(f"    Deviation from target: {abs(results['a2_a0_ratio_L7']-results['a2_a0_target'])/results['a2_a0_target']*100:.2f}%")

print(f"\n  <lambda^2>:")
print(f"    L=6: {results['mean_lam2_L6']:.6f}")
print(f"    L=7: {results['mean_lam2_L7']:.6f}")
print(f"    Change: {results['mean_lam2_change']:.4f}%")

# GATE VERDICT
print(f"\n  *** GATE VERDICT ***")

# Criterion 1: Convergence — does K(t) stabilize from L=5 to L=6?
K_conv = results['K_1_delta'] < 1.0  # <1% change at t=1
# Criterion 2: a_2 agreement with Gilkey
# The spectral a_2/a_0 ratio diverges from the Gilkey value
a2_a0_dev = abs(results['a2_a0_ratio_L7'] - results['a2_a0_target']) / results['a2_a0_target'] * 100

if K_conv and a2_a0_dev < 10:
    verdict = "PASS"
    detail = f"K(t=1) converges ({results['K_1_delta']:.4f}% change) AND a_2/a_0 within 10% of Gilkey"
elif K_conv and a2_a0_dev < 20:
    verdict = "INFO"
    detail = f"K(t=1) converges but a_2/a_0 off by {a2_a0_dev:.1f}% (between 10% and 20%)"
elif not K_conv:
    verdict = "INFO"
    detail = f"K(t=1) not converged ({results['K_1_delta']:.2f}% change). Truncation-limited."
else:
    verdict = "FAIL"
    detail = f"a_2/a_0 deviates by {a2_a0_dev:.1f}% (>20% threshold)"

print(f"  REG-SPECTRAL-61 = {verdict}")
print(f"  Detail: {detail}")
results['verdict'] = verdict
results['detail'] = detail
results['a2_a0_deviation_pct'] = a2_a0_dev

# ===========================================================================
# SAVE DATA
# ===========================================================================
print("\n" + "=" * 72)
print("SAVING DATA")
print("=" * 72)

np.savez(os.path.join(outdir, 's61_regularized_spectral_sum.npz'),
         # Eigenvalue data
         t_values=t_values,
         L_cuts=np.array(L_cuts),
         # Heat kernel traces
         K_L3=K_data.get(3, np.array([])),
         K_L4=K_data.get(4, np.array([])),
         K_L5=K_data.get(5, np.array([])),
         K_L6=K_data.get(6, np.array([])),
         Theta1_L5=Theta1_data.get(5, np.array([])),
         Theta1_L6=Theta1_data.get(6, np.array([])),
         # Rescaled Q(t)
         Q_L5=Q_data.get(5, np.array([])),
         Q_L6=Q_data.get(6, np.array([])),
         # Moments
         M_0=M_0_arr,
         M_1=M_1_arr,
         M_2=M_2_arr,
         mean_lam2=mean_lam2_arr,
         # Convergence
         delta_K_56=delta_K_56 if 'delta_K_56' in dir() else np.array([]),
         # Results
         a2_a0_ratio_L6=results['a2_a0_ratio_L6'],
         a2_a0_ratio_L7=results['a2_a0_ratio_L7'],
         a2_a0_target=results['a2_a0_target'],
         a2_a0_deviation_pct=results['a2_a0_deviation_pct'],
         K_1_L5=results['K_1_L5'],
         K_1_L6=results['K_1_L6'],
         K_1_delta=results['K_1_delta'],
         a0_fit=results['a0_fit'],
         a2_fit=results['a2_fit'],
         verdict=np.array([verdict]),
         detail=np.array([detail]))

print(f"  Saved: s61_regularized_spectral_sum.npz")

# ===========================================================================
# PLOT
# ===========================================================================
print("\nGenerating 4-panel diagnostic plot...")

fig, axes = plt.subplots(2, 2, figsize=(14, 11))
fig.suptitle("REG-SPECTRAL-61: Heat-Kernel Regularized Spectral Sum\n"
             f"Verdict: {verdict}", fontsize=14, fontweight='bold')

# Panel 1: K(t) for different L values
ax = axes[0, 0]
colors = ['#1f77b4', '#ff7f0e', '#2ca02c', '#d62728']
for idx, Lc in enumerate(L_cuts):
    ax.semilogy(t_values, K_data[Lc], color=colors[idx % len(colors)],
                label=f'L={Lc} (N={N_data[Lc]:,})', linewidth=1.5)
# Overlay SD prediction
t_sd = t_values[t_values > 0.01]
K_sd = a0_SD_target / (norm_4pi * t_sd**4) * (1 + a2_a0_ratio * t_sd)
ax.semilogy(t_sd, K_sd, 'k--', linewidth=1, alpha=0.5, label=f'SD: a_0(1+a_2/a_0*t)/norm')
ax.set_xlabel('t (regulator scale)')
ax.set_ylabel('K(t) = Tr(exp(-tD²))')
ax.set_title('Heat Kernel K(t, L)')
ax.legend(fontsize=8)
ax.grid(True, alpha=0.3)

# Panel 2: Convergence delta
ax = axes[0, 1]
if 'delta_K_56' in dir():
    ax.semilogy(t_values, delta_K_56, 'b-', linewidth=1.5, label='|K(L=6)-K(L=5)|/K(L=6)')
    if 'delta_Th1' in dir():
        ax.semilogy(t_values, delta_Th1, 'r-', linewidth=1.5, alpha=0.7,
                     label='|Θ₁(L=6)-Θ₁(L=5)|/Θ₁(L=6)')
    ax.axhline(0.01, color='green', linestyle='--', alpha=0.7, label='1% threshold')
    if t_first_conv < np.inf:
        ax.axvline(t_first_conv, color='green', linestyle=':', alpha=0.5)
ax.set_xlabel('t')
ax.set_ylabel('Fractional change L=5→6')
ax.set_title('Convergence Map')
ax.legend(fontsize=8)
ax.grid(True, alpha=0.3)

# Panel 3: Q(t) = K(t)*(4pi*t)^4 — the Seeley-DeWitt diagnostic
ax = axes[1, 0]
for idx, Lc in enumerate(L_cuts):
    ax.plot(t_values, Q_data[Lc], color=colors[idx % len(colors)],
            label=f'L={Lc}', linewidth=1.5)
# SD prediction: Q = a_0 + a_2*t
t_line = np.linspace(0, 2, 100)
Q_sd = a0_SD_target + a2_SD_target * t_line
ax.plot(t_line, Q_sd, 'k--', linewidth=1, alpha=0.7,
        label=f'SD: {a0_SD_target:.3f} + {a2_SD_target:.3f}t')
ax.set_xlabel('t')
ax.set_ylabel('Q(t) = K(t)·(4πt)⁴')
ax.set_title('Rescaled Heat Trace Q(t)')
ax.set_xlim(0, 5)
y_max = max(np.max(Q_data[Lc]) for Lc in L_cuts) * 1.1
ax.set_ylim(0, min(y_max, 50))
ax.legend(fontsize=8)
ax.grid(True, alpha=0.3)

# Panel 4: Spectral moment ratio a_2/a_0 vs L
ax = axes[1, 1]
L_plot = np.arange(8)
ax.plot(L_plot, ratios_a2_a0, 'bo-', markersize=8, linewidth=2,
        label='a₂_cum/a₀_cum')
ax.axhline(a2_a0_ratio, color='red', linestyle='--', linewidth=1.5,
           label=f'Gilkey: 5R/12 = {a2_a0_ratio:.4f}')
ax.set_xlabel('L (PW cutoff)')
ax.set_ylabel('a₂/a₀ ratio')
ax.set_title(f'Spectral Moment Ratio a₂/a₀\n'
             f'(L=7: {ratios_a2_a0[7]:.4f}, Gilkey: {a2_a0_ratio:.4f}, '
             f'dev={a2_a0_dev:.1f}%)')
ax.legend(fontsize=10)
ax.grid(True, alpha=0.3)
ax.set_xticks(L_plot)

plt.tight_layout()
plt.savefig(os.path.join(outdir, 's61_regularized_spectral_sum.png'), dpi=150,
            bbox_inches='tight')
print(f"  Saved: s61_regularized_spectral_sum.png")

print("\n" + "=" * 72)
print(f"DONE. REG-SPECTRAL-61 = {verdict}")
print("=" * 72)
